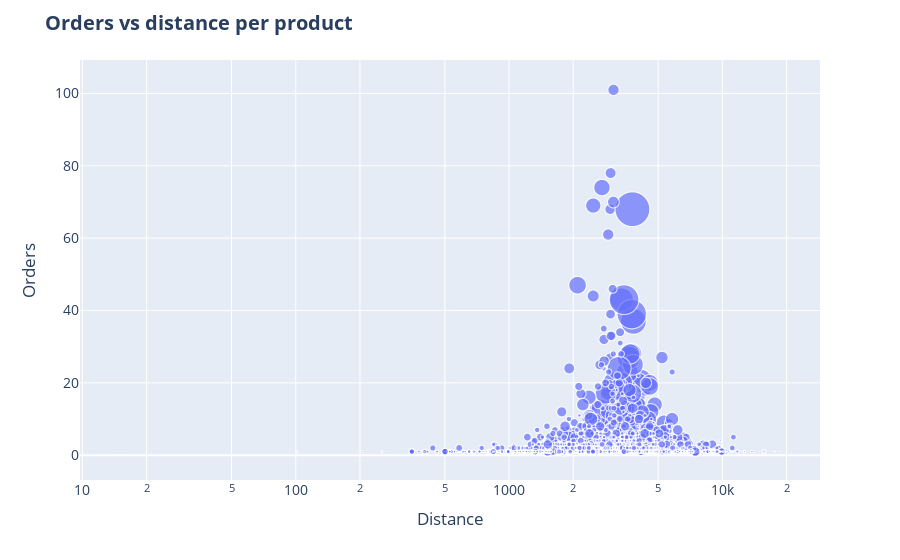

Here is the notebook cell this chart was saved with:
### Code cell
log_x = True
log_y = False

# Draw plot
fig = px.scatter(product_df, 
                 x="dist",
                 y="order",
                 log_x=log_x,
                 log_y=log_y,
                 size='total',
                 size_max=35,
                 hover_data=['product']
                )

# Set tile
fig.update_layout(
    title='<b>Orders vs distance per product</b>',
    font=dict(
        size=16,
    )
)

# Set axis
fig.update_layout(
    xaxis_title="Distance",
    yaxis_title="Orders",
    font=dict(
        size=14,
    )
)

fig.show()

### Figure 1 — Plotly figure (JSON) as saved in the notebook; plotly's stock layout.template omitted (floating-point values rounded to 4 significant figures; data arrays with more than 128 entries replaced by an {"elided": "..."} marker saying what was removed)
{"data": [{"customdata": {"elided": "6509x1 int values"}, "hovertemplate": "dist=%{x}<br>order=%{y}<br>total=%{marker.size}<br>product=%{customdata[0]}<extra></extra>", "legendgroup": "", "marker": {"color": "#636efa", "size": {"elided": "6509 float values"}, "sizemode": "area", "sizeref": 0.5747, "symbol": "circle"}, "mode": "markers", "name": "", "showlegend": false, "type": "scattergl", "x": {"elided": "6509 float values"}, "xaxis": "x", "y": {"elided": "6509 int values"}, "yaxis": "y"}], "layout": {"font": {"size": 14}, "legend": {"itemsizing": "constant", "tracegroupgap": 0}, "margin": {"t": 60}, "title": {"text": "<b>Orders vs distance per product</b>"}, "xaxis": {"anchor": "y", "domain": [0, 1], "title": {"text": "Distance"}, "type": "log"}, "yaxis": {"anchor": "x", "domain": [0, 1], "title": {"text": "Orders"}}}}
